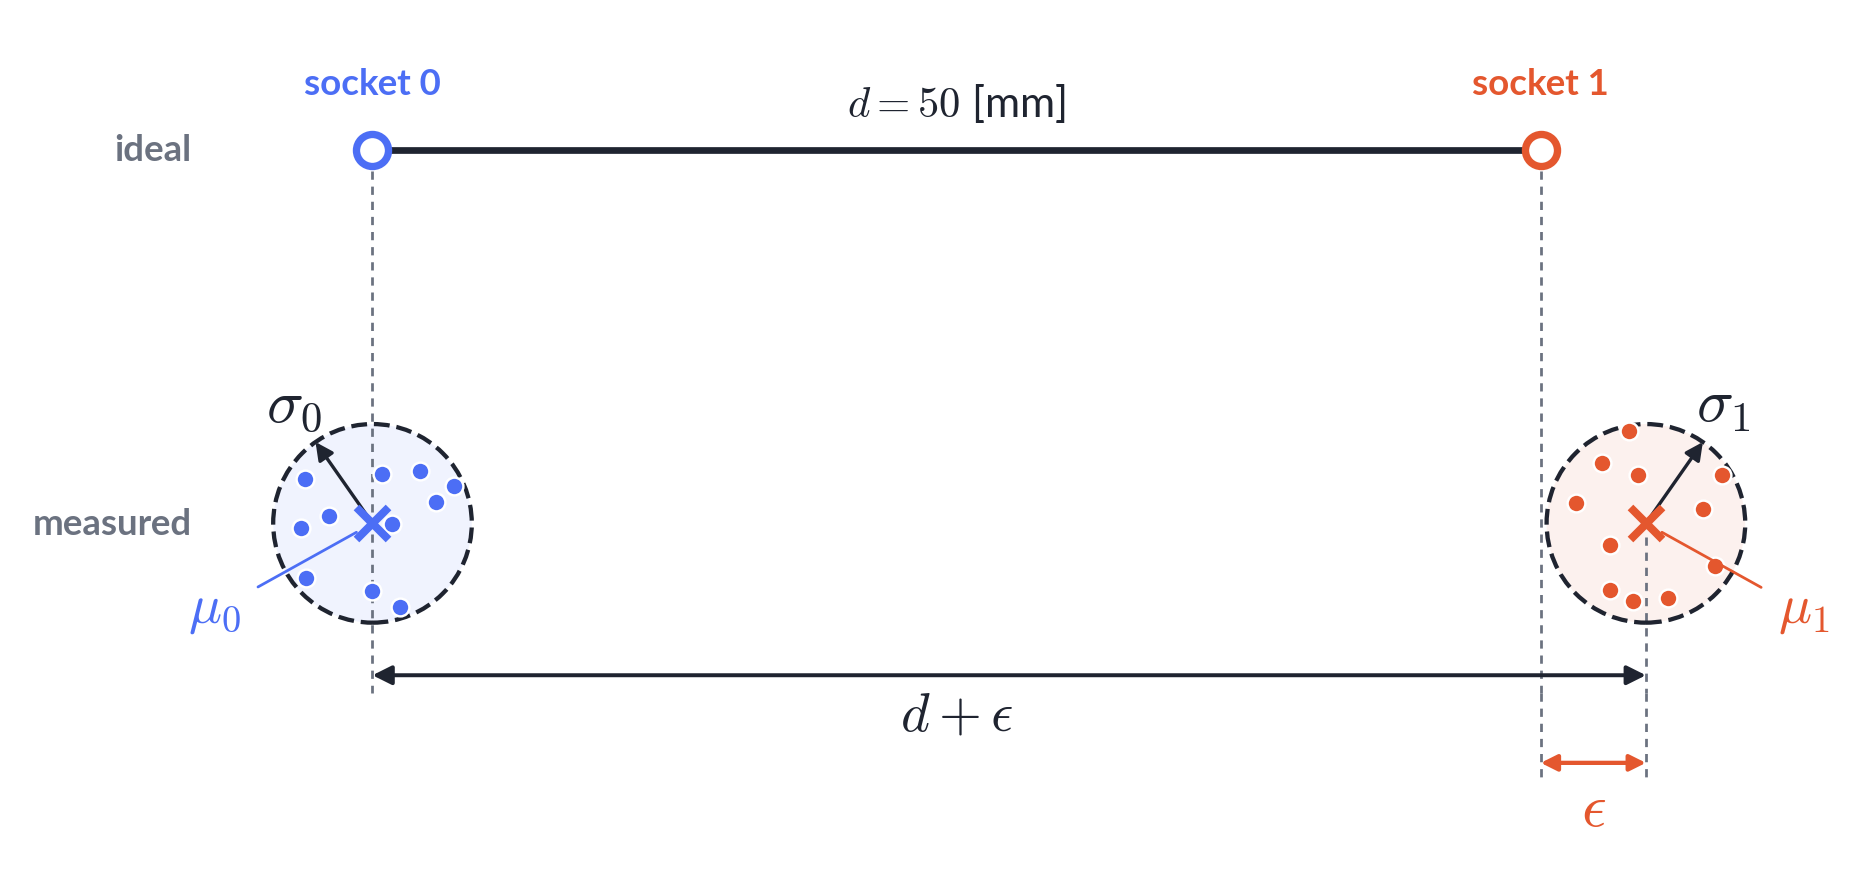

Python code for this plot:
"""Schematic of the two MUKCa metrics: consistency (sigma) and distortion (epsilon).

Top: the ideal tool, two socket points 50 mm apart.
Bottom: the FK-predicted sphere centres of the recorded poses, scattered around each socket centre
(the mean of its points); sigma = spread around the centre, epsilon = |d - 50 mm| with d the distance
between the two centres.

Writes socket_metrics_schematic.{png,pdf} next to this script.
"""
import os

import numpy as np
import matplotlib as mpl
mpl.use('Agg')
import matplotlib.pyplot as plt  # noqa: E402
from matplotlib import font_manager  # noqa: E402
from matplotlib.patches import Circle, FancyArrowPatch  # noqa: E402

INK, MUTED = '#1F2430', '#6B7280'
S0, S1 = '#4C6EF5', '#E4572E'   # socket 0 / socket 1
# Text in Lato (DejaVu Sans fallback); math in Computer Modern (LaTeX look) via mathtext.
fams = {f.name for f in font_manager.fontManager.ttflist}
mpl.rcParams.update({'font.family': 'Lato' if 'Lato' in fams else 'DejaVu Sans', 'font.size': 12,
                     'text.color': INK, 'pdf.fonttype': 42, 'mathtext.fontset': 'cm'})

OUT = os.path.dirname(os.path.abspath(__file__))

L = 10.0                  # ideal socket distance (50 mm), drawn length
Y_IDEAL, Y_MEAS = 3.2, 0.0
EPS = 0.9                 # exaggerated distance error: measured d = L + EPS
R_SIGMA = 0.85            # sigma circle radius (exaggerated)


def arrow(ax, p, q, color=INK, style='<|-|>', lw=1.3, ms=13, z=6):
    ax.add_patch(FancyArrowPatch(p, q, arrowstyle=style, mutation_scale=ms, color=color, lw=lw,
                                 shrinkA=0, shrinkB=0, zorder=z))


def main():
    rng = np.random.default_rng(3)
    fig, ax = plt.subplots(figsize=(12, 5.0))
    ax.set_aspect('equal')
    ax.axis('off')

    # ---- top: ideal tool, two points L apart -------------------------------------------------
    ideal = [np.array([0.0, Y_IDEAL]), np.array([L, Y_IDEAL])]
    ax.plot([ideal[0][0], ideal[1][0]], [Y_IDEAL, Y_IDEAL], color=INK, lw=2.2, zorder=2)
    for p, col, name in zip(ideal, (S0, S1), ('socket 0', 'socket 1')):
        ax.scatter(*p, s=110, facecolor='white', edgecolor=col, lw=2.4, zorder=5)
        ax.text(p[0], p[1] + 0.42, name, ha='center', va='bottom', fontsize=12, fontweight='bold', color=col)
    ax.text(L / 2, Y_IDEAL + 0.22, r'$d = 50$ [mm]', ha='center', va='bottom', fontsize=14, color=INK)
    ax.text(-1.55, Y_IDEAL, 'ideal', ha='right', va='center', fontsize=12, fontweight='bold', color=MUTED)

    # ---- bottom: FK-predicted sphere centres scattered around each socket centre -------------
    centres = [np.array([0.0, Y_MEAS]), np.array([L + EPS, Y_MEAS])]
    for k, (c, col) in enumerate(zip(centres, (S0, S1))):
        ax.add_patch(Circle(c, R_SIGMA, fill=True, fc=col, alpha=0.08, ec='none', zorder=1))
        ax.add_patch(Circle(c, R_SIGMA, fill=False, ls='--', lw=1.4, ec=INK, zorder=2))
        n = 11
        ang = rng.uniform(0, 2 * np.pi, n)
        rad = R_SIGMA * np.sqrt(rng.uniform(0.04, 0.9, n))
        off = np.column_stack([rad * np.cos(ang), rad * np.sin(ang)])
        pts = c + off - off.mean(0)          # the points' mean is exactly the centre
        ax.scatter(pts[:, 0], pts[:, 1], s=34, color=col, edgecolor='white', lw=0.8, zorder=6)
        ax.scatter(*c, s=110, marker='x', color=col, lw=2.6, zorder=8)
        # mu: socket centre = mean of the points
        side = -1 if k == 0 else 1
        ax.annotate(rf'$\mu_{k}$', xy=c, xytext=(c[0] + side * 1.35, c[1] - 0.75), fontsize=18, color=col,
                    ha='center', va='center', zorder=9,
                    arrowprops={'arrowstyle': '-', 'color': col, 'lw': 0.9, 'shrinkA': 4, 'shrinkB': 6})
        # sigma: radius arrow
        a = np.deg2rad(125 if k == 0 else 55)
        tip = c + R_SIGMA * np.array([np.cos(a), np.sin(a)])
        arrow(ax, c, tip, style='-|>', lw=1.1, ms=12, z=7)
        ax.text(tip[0] + (-0.18 if k == 0 else 0.18), tip[1] + 0.08, rf'$\sigma_{k}$', ha='center', va='bottom',
                fontsize=20, color=INK)
    ax.text(-1.55, Y_MEAS, 'measured', ha='right', va='center', fontsize=12, fontweight='bold', color=MUTED)

    # d: distance between the two socket centres
    y_d = Y_MEAS - R_SIGMA - 0.45
    ax.plot([0.0, 0.0], [Y_IDEAL - 0.18, y_d - 0.15], color=MUTED, lw=0.9, ls=(0, (3, 2.5)), zorder=1)
    ax.plot([centres[1][0]] * 2, [Y_MEAS - 0.12, y_d - 0.15], color=MUTED, lw=0.9, ls=(0, (3, 2.5)), zorder=1)
    arrow(ax, (centres[0][0], y_d), (centres[1][0], y_d), color=INK)
    ax.text(L / 2, y_d - 0.12, r'$d + \epsilon$', ha='center', va='top', fontsize=18, color=INK)

    # epsilon: gap between the ideal 50 mm and d, at socket 1
    ax.plot([ideal[1][0], ideal[1][0]], [Y_IDEAL - 0.18, y_d - 0.15], color=MUTED, lw=0.9,
            ls=(0, (3, 2.5)), zorder=1)
    y_e = y_d - 0.75
    for x in (ideal[1][0], centres[1][0]):
        ax.plot([x, x], [y_d - 0.15, y_e - 0.15], color=MUTED, lw=0.9, ls=(0, (3, 2.5)), zorder=1)
    arrow(ax, (ideal[1][0], y_e), (centres[1][0], y_e), color=S1, lw=1.4, ms=11)
    ax.text((ideal[1][0] + centres[1][0]) / 2, y_e - 0.14, r'$\epsilon$', ha='center', va='top', fontsize=20,
            color=S1)

    ax.set_xlim(-3.0, L + EPS + 1.4)
    ax.set_ylim(y_e - 0.9, Y_IDEAL + 1.1)
    for ext in ('png', 'pdf'):
        fig.savefig(os.path.join(OUT, f'socket_metrics_schematic.{ext}'), dpi=220, bbox_inches='tight')
    plt.close(fig)
    print('saved', os.path.join(OUT, 'socket_metrics_schematic') + '.{png,pdf}')


if __name__ == '__main__':
    main()
